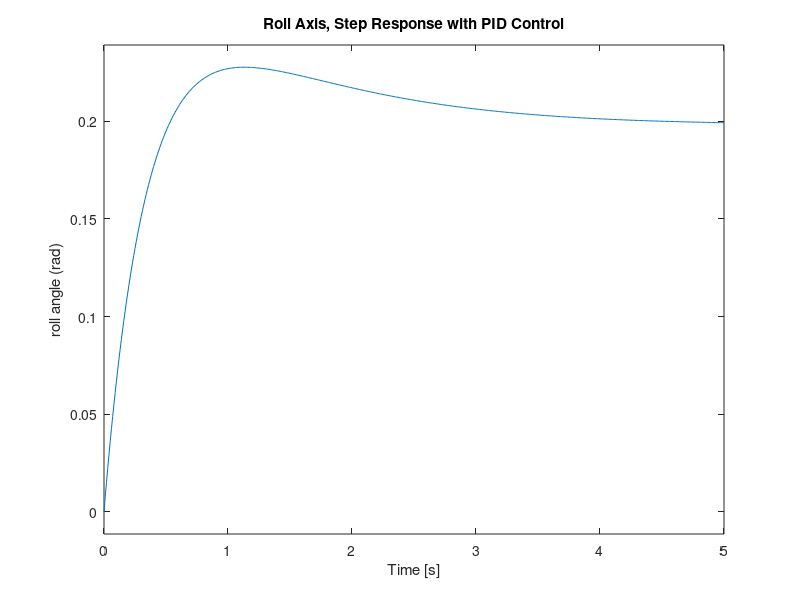

This figure's MATLAB source: (Note: this script raises an error after producing the figure.)
%%% THIS APPLIES TO ROLL & PITCH AXES %%%

roll_lin_tf = tf([3.1646],[1 0 0]); %from Simulink Linear Analysis tool
roll_lin_ss = ss(roll_lin_tf);

stepMag = 0.2; %rad, ~11deg

%PID tuning from PID Tuner in simulink
Kp = 1.0032;
Ki = 0.20242;
Kd = 1.2268;
N = 41.7603;

C = pid(Kp,Ki,Kd); %implement PID controller

T = feedback(C*roll_lin_tf,1); %closed loop transfer function of system

t = 0:0.01:5;
figure(1)
step(stepMag*T,t); %plot closed loop step response
ylabel('roll angle (rad)');
title('Roll Axis, Step Response with PID Control');
grid
stepinfo(stepMag*T) %handy step response stats

%figure(2)
%bode(T) %generate bode plot
%title('Closed-loop Bode Plot');
%grid


%Controllability
co = ctrb(roll_lin_ss); % controllability matrix, co
rank(co); %should be 2 if controllable

%LQR
Q = roll_lin_ss.C'*roll_lin_ss.C;
Qgain = 200;
R = 1;
Nbar = 14.14;

Klqr = lqr(roll_lin_ss.A, roll_lin_ss.B, Q*Qgain, R);

Ac = [(roll_lin_ss.A-roll_lin_ss.B*Klqr)];
Bc = [roll_lin_ss.B];
Cc = [roll_lin_ss.C];
Dc = [roll_lin_ss.D];

states = {'phi' 'phi_dot'};
inputs = {'r'};
outputs = {'phi'};

sys_cl = ss(Ac,Bc,Cc,Dc);%,'statename',states,'inputname',inputs,'outputname',outputs);

figure(3)
step(stepMag*Nbar*sys_cl,t)
ylabel('roll angle (rad)');
title('Roll Axis, Step Response with LQR Control')
stepinfo(stepMag*Nbar*sys_cl) %handy step response stats
grid

figure(4)
step(stepMag*T,stepMag*Nbar*sys_cl,t)
ylabel('roll angle (rad)');
title('Roll Axis, PID vs LQR Step Response')
legend('PID','LQR')
grid








